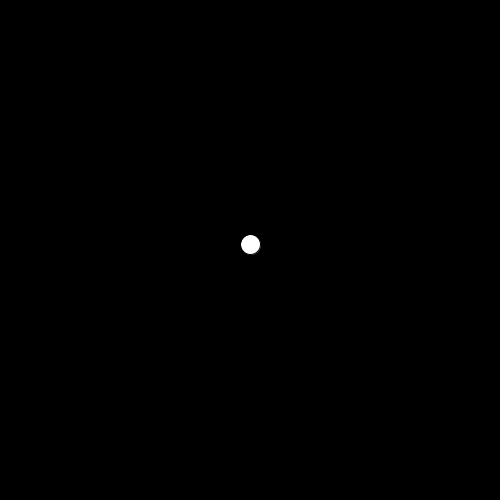
Frame 1 (no input)
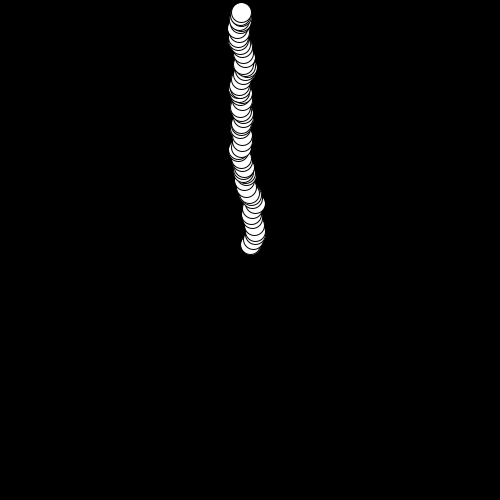
Frame 60 (the mouse pressed at the canvas centre just before this capture)
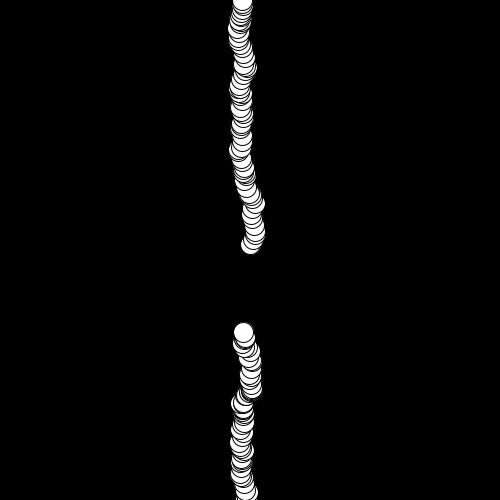
Frame 120 (the mouse held since frame 60 and released just before this capture)

The Processing sketch that drew these frames (run headless with seeded random() and noise(); from frame 60 on, the mouse is pressed at the canvas centre):

// Processing sketch: pedrocascais_brownianmotion
// ── pedrocascais_brownianmotion.pde
float x,y;

void setup(){
 size(500,500);
 x = width/2;
 y = height/2; 
 background(0);
 
}

void draw(){
 
 x+=random(-3,3);
 y+=random(-7,0);
 
 if(y < 0)
   y = height;
 
 ellipse(x,y,20,20); 
  
}
